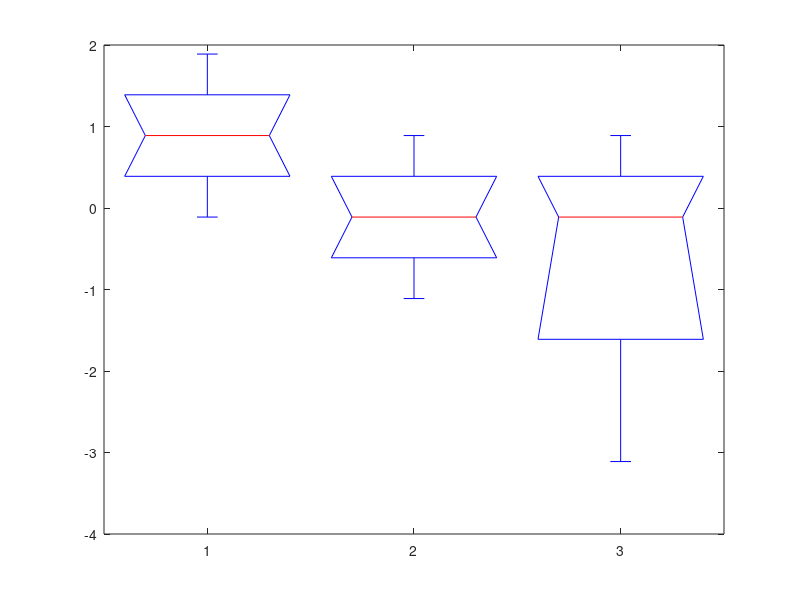
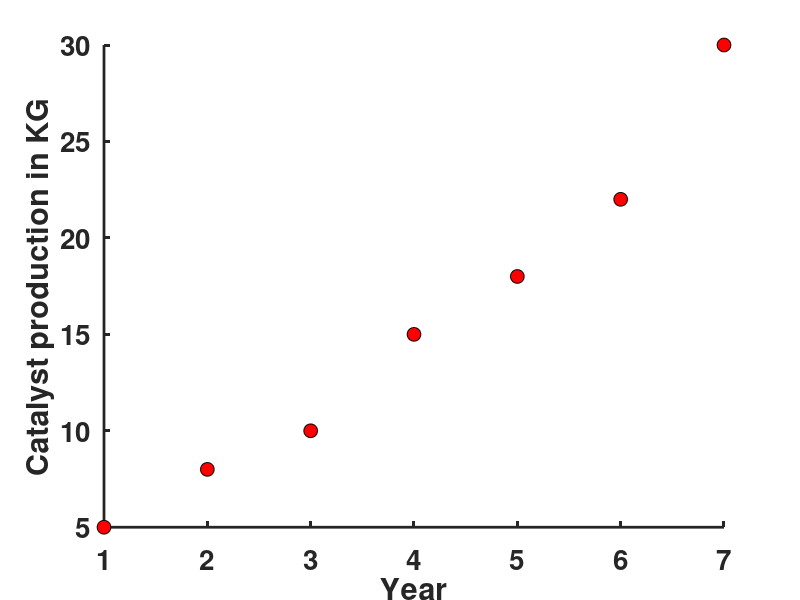
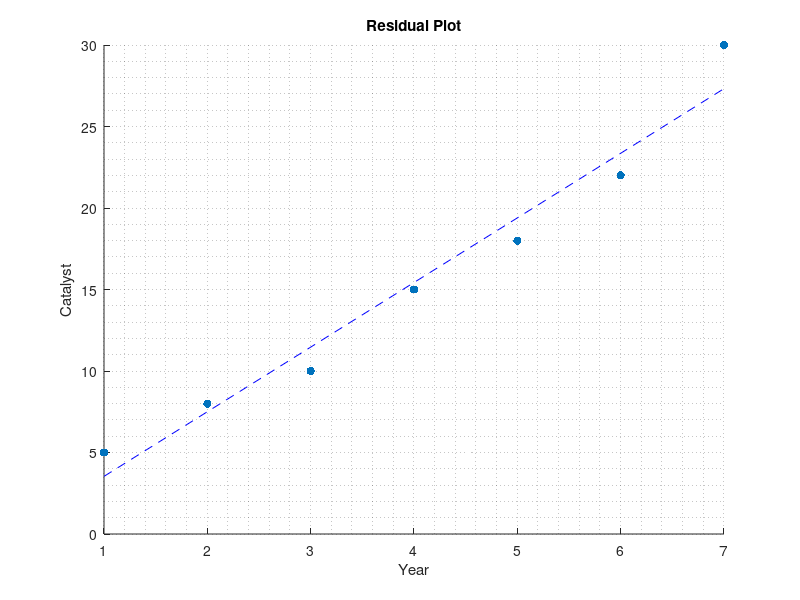
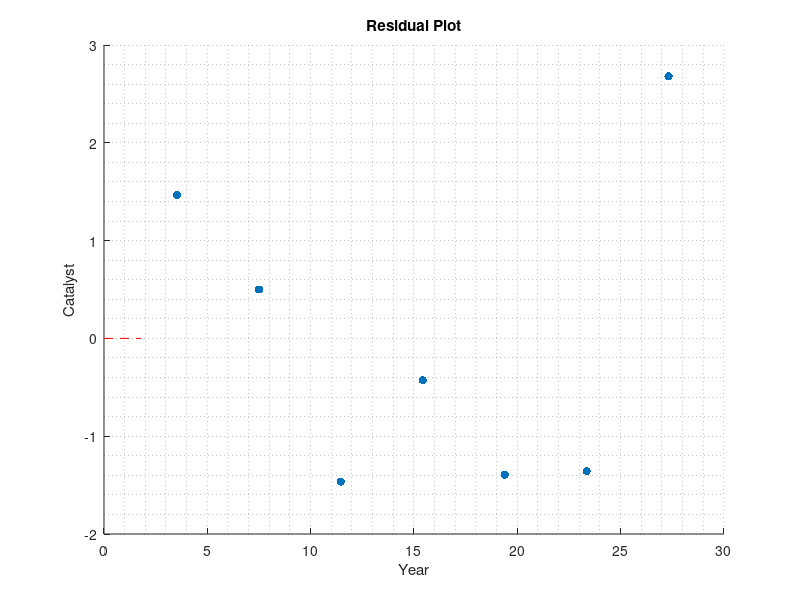

MATLAB code to generate these figures, in order:
%EE20MTECH14022_ENDSEM Submision

%Question 1b

%calculation of one way ANOVA
mat = [10 9 5; 8 7 9; 9 8 8];
[p,tb1,stats] =anova1(mat);

%% Solution of question 5

year=[1 2 3 4 5 6 7]';
catalyst=[5 8 10 15 18 22 30]';

%Part5a
%2D Scatter Plot
Y=[year catalyst];
figure(2);
scatter(Y(:,1),Y(:,2),100,'MarkerEdgeColor','k','MarkerFaceColor','r')
xlabel('Year')
ylabel('Catalyst production in KG')
set(gca,'box','off','linewidth',2,'fontsize',20,'fontweight','bold')

%% Calculation of alpha beta and regression 
%Part5d
x = [1 2 3 4 5 6 7]';
y = [5 8 10 15 18 22 30]';

X1 = [ones(size(x)) x];
b = regress(y,X1)

%calculation oif cavariance ofl x and Y
fprintf('The covariance for the given data is found as:')
cov(x,y)

%% Que1-c Residual Plot
%Part5e

figure(4) 
scatter(x,y,'filled')
hold on
title('Scatter Plot')
x0 = min(x):1:max(x);
yfit = b(1) + b(2)*x0 ;
plot([x0(1) x0(size(x0))],[yfit(1) yfit(size(x0))],'--b')
title('Residual Plot');
xlabel('Year')
ylabel('Catalyst')
grid minor

% Residual Plot
ys = b(1) + b(2)*x;
yr = y - ys;

figure(5)
scatter(ys,yr,'filled')
hold on
title('Residual Plot')
plot([0 1.8],[0 0],'--r')
ylabel('Catalyst')
xlabel('Year')
grid minor

